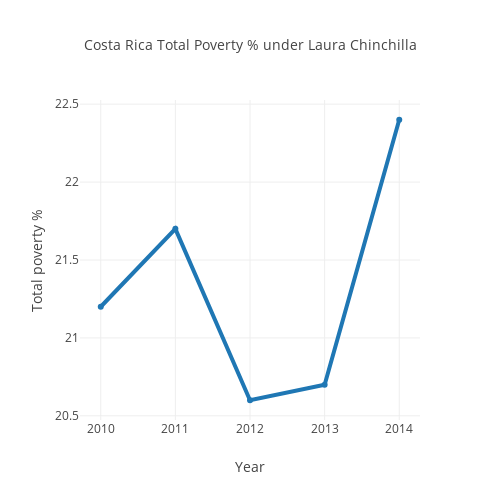

Here is the notebook cell this chart was saved with:
### Code cell
cr.plot_poverty_laura()

### Figure 1 — Plotly figure (JSON) as saved in the notebook; plotly's stock layout.template omitted (floating-point values rounded to 4 significant figures)
{"data": [{"line": {"width": 4}, "mode": "lines+markers", "name": "% Poverty", "type": "scatter", "uid": "a2ddaa97-483e-4c61-aa93-c8546718754d", "x": [2010, 2011, 2012, 2013, 2014], "y": [21.2, 21.7, 20.6, 20.7, 22.4]}], "layout": {"height": 500, "title": "Costa Rica Total Poverty % under Laura Chinchilla", "titlefont": {"size": 14}, "width": 500, "xaxis": {"title": "Year"}, "yaxis": {"title": "Total poverty %"}}}
